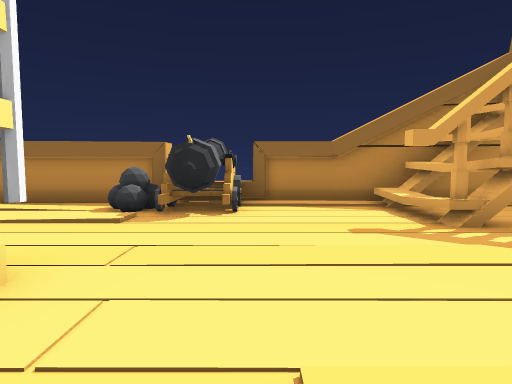
view 1 (above)

18 first-person views from a walk through a Unity game level. The camera is 1.5 m above the floor, tilts 4° down and sees 75° across. The floor is counted in squares, 2 m on a side. Each view is taken from the middle of a square. On the plan, view 1 faces up. The plan holds only what a view shows up to about 11 squares ahead; the rest is blank. The place goes on beyond the plan. The player character is not drawn. Some surface patterns are stand-ins.

view 2
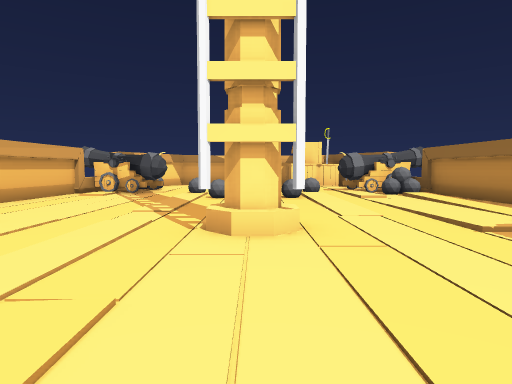

view 3
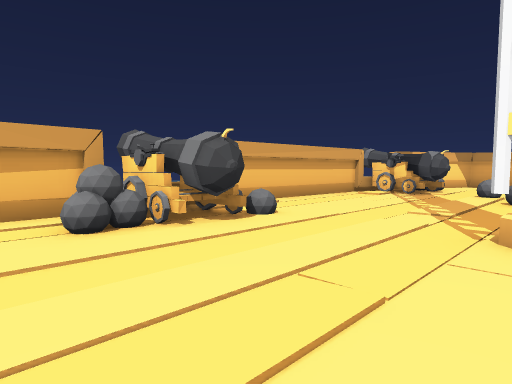

view 4
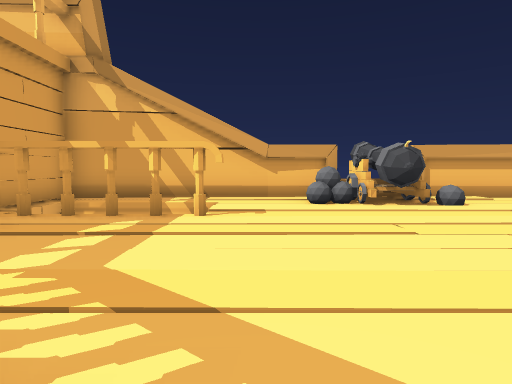

view 5
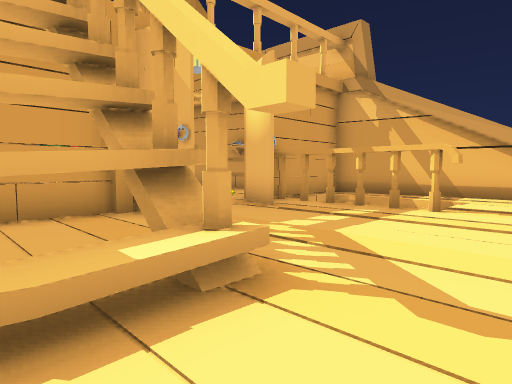

view 6
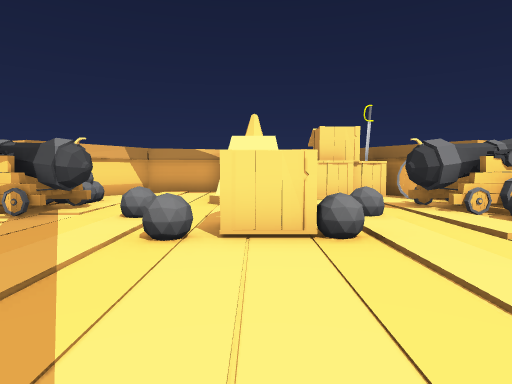

view 7
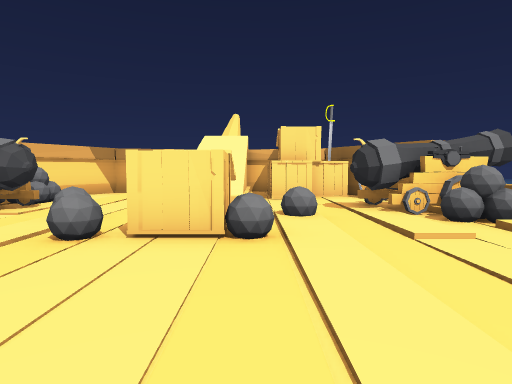

view 8
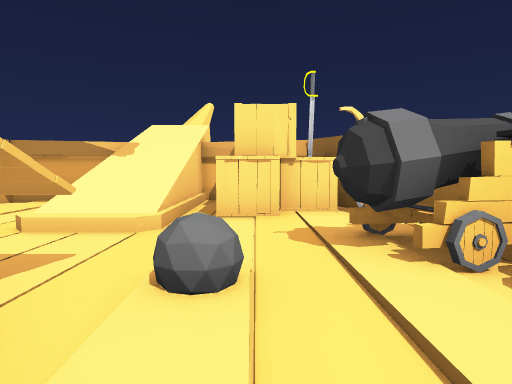

view 9
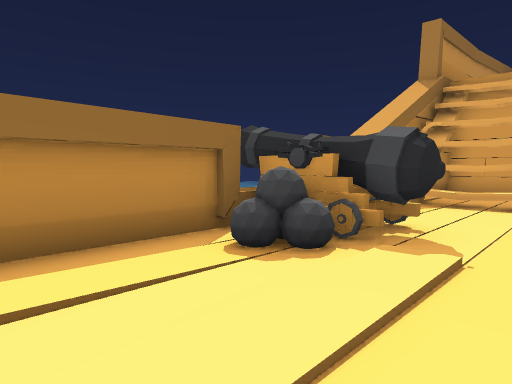

view 10
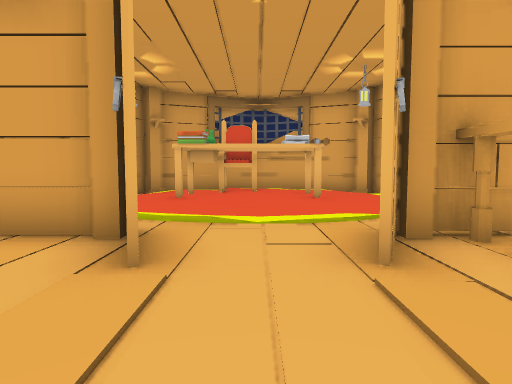

view 11
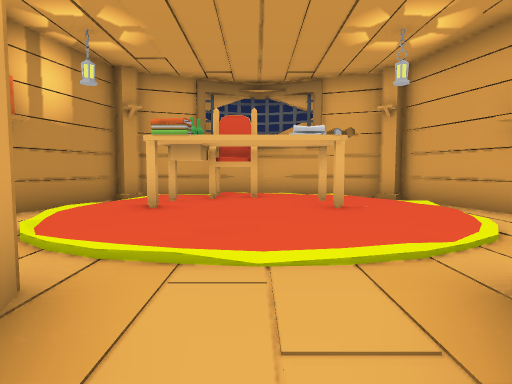

view 12
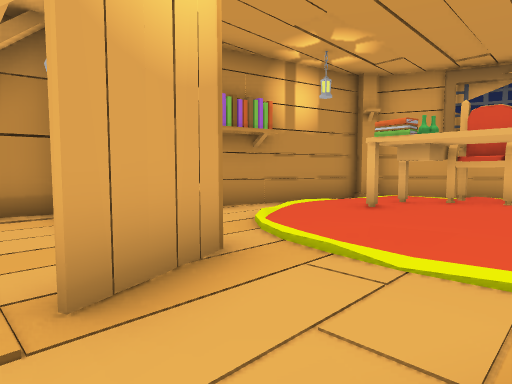

view 13
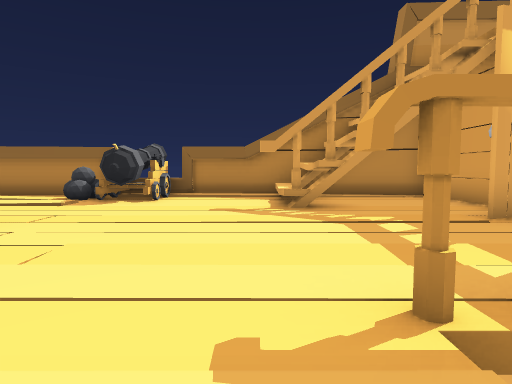

view 14
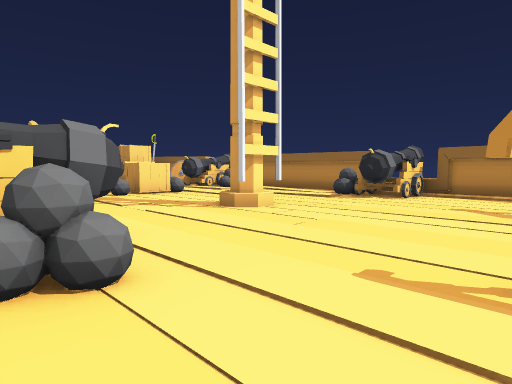

view 15
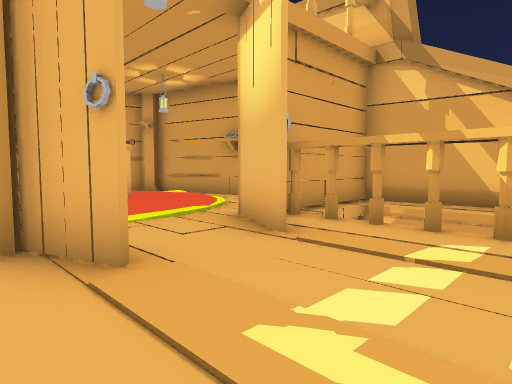

view 16
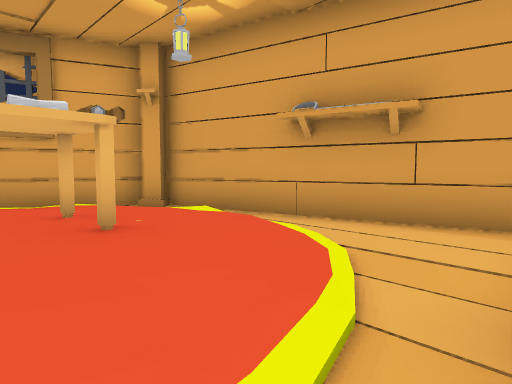

view 17
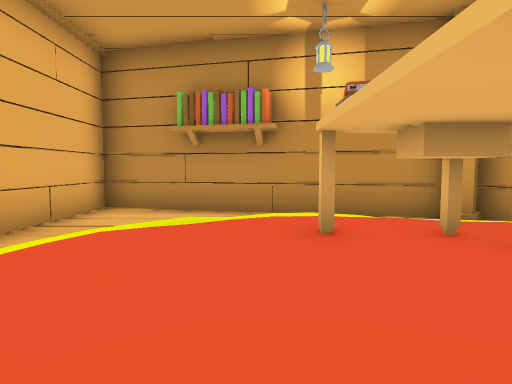

view 18
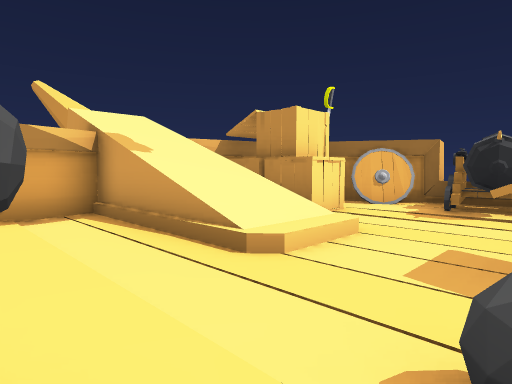

### Floor plan
Key: @ floor where view 1 was taken; # wall or solid block; x gap in a wall; . main floor; : floor 0.25 m higher than the main floor; + floor 2.75 m higher than the main floor; / step, stairs or slope; = window, fence, low wall or low ledge; v drop or lower ground; C chair; S shield; W sword; R crate; B books; O other object.
Columns run from 18 left of view 1 to 15 right of it. Each row starts with its distance up from view 1.
  8            ########### ##
  7        vO#O.....OO...##..####
  6      vSSOOO///.OOO...#...#..####
  5      vW..O....../O...#...#.//..##
  4     v RR..O/.............#/..Bx #
  3    v/R.//..O............OO::...C/#
  2 #= //////.RR....#.............:Cx#
  1  v v/////..O............O#....../#
  0     +.....O.......@..#x###/:....#
 -1     v....O...........v  v#./:..##
 -2       .OOOO.....OOOO.vvvv#...###
 -3         OO.......OO......#####
 -4           ###############

Positions as (right, up) in squares from view 1, and headings:
1: (0, 0), facing up
2: (2, 2), facing left
3: (2, 2), facing down-left
4: (2, 5), facing down
5: (1, 6), facing down-right
6: (-3, 2), facing left
7: (-3, 3), facing left
8: (-6, 4), facing left
9: (-5, 4), facing up-right
10: (3, 2), facing right
11: (5, 2), facing right
12: (5, 1), facing up-right
13: (2, -2), facing up
14: (3, -3), facing up-left
15: (3, 4), facing down-right
16: (7, 2), facing down-right
17: (10, 0), facing up
18: (-8, -1), facing up-left
